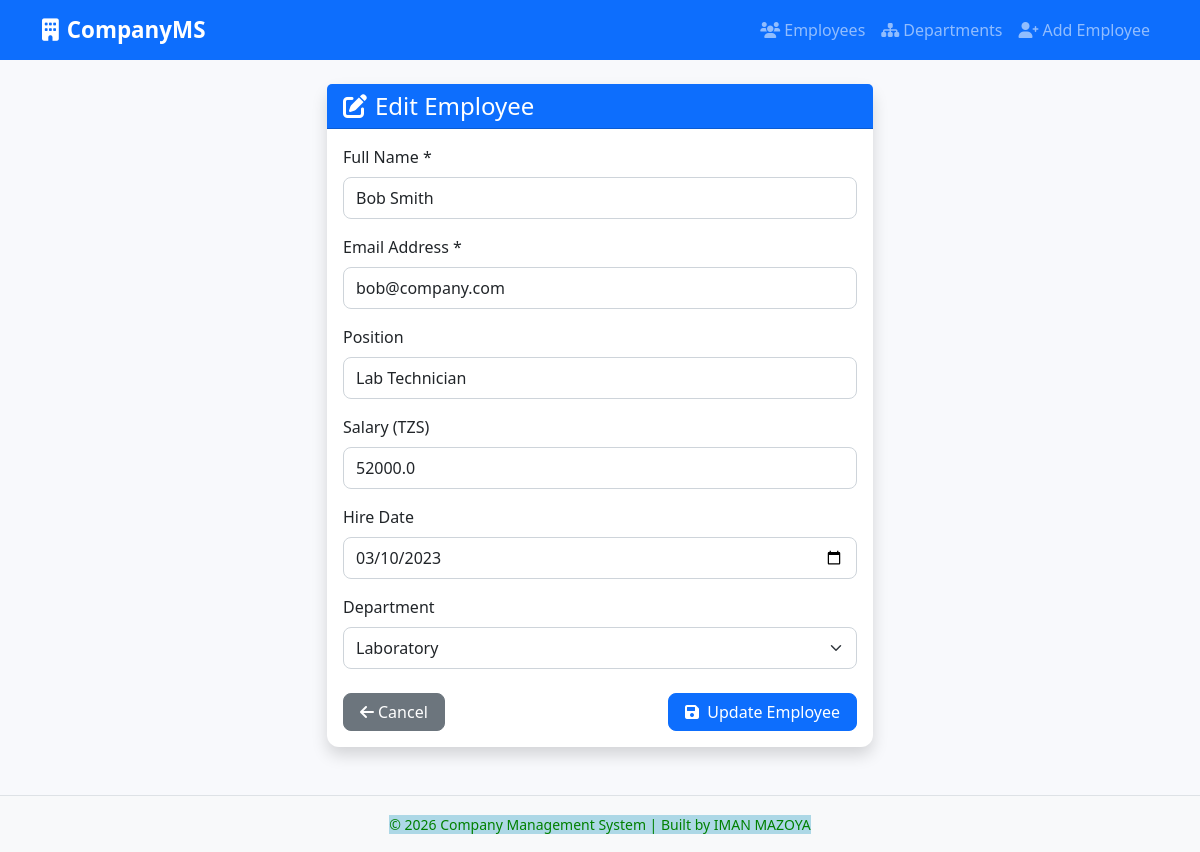
/employee/edit/2, run on the app's committed database.
### tables this page shows
CREATE TABLE employee (
            id INTEGER PRIMARY KEY AUTOINCREMENT,
            name TEXT NOT NULL,
            email TEXT NOT NULL UNIQUE,
            position TEXT,
            salary REAL,
            hire_date TEXT,
            department_id INTEGER,
            FOREIGN KEY (department_id) REFERENCES department (id) ON DELETE SET NULL
        );

CREATE TABLE department (
            id INTEGER PRIMARY KEY AUTOINCREMENT,
            name TEXT NOT NULL UNIQUE
        );

### app.py (the view, shortened to what this page needs)
@app.route('/employee/edit/<int:id>', methods=['GET', 'POST'])
def edit_employee(id):
    db = get_db()
    cursor = db.cursor()
    cursor.execute('SELECT * FROM employee WHERE id = ?', (id,))
    employee = cursor.fetchone()
    if not employee:
        flash('Employee not found!', 'error')
        return redirect(url_for('index'))
    cursor.execute('SELECT id, name FROM department ORDER BY name')
    departments = cursor.fetchall()
    return render_template('employee_form.html', departments=departments, employee=employee)

### app.py (called while the page is built)
def get_db():
    db = getattr(g, '_database', None)
    if db is None:
        db = g._database = sqlite3.connect(DATABASE)
        db.row_factory = sqlite3.Row  # Access columns by name
    return db

@app.teardown_appcontext
def close_connection(exception):
    db = getattr(g, '_database', None)
    if db is not None:
        db.close()

@app.before_request
def before_request():
    init_db()

### templates/employee_form.html (shortened to what this page needs)
{% extends "base.html" %}
{% block content %}
<div class="row justify-content-center">
    <div class="col-md-8 col-lg-6">
        <div class="card shadow">
            <div class="card-header bg-primary text-white">
                <h4 class="mb-0">
                    {% if employee %}
                        <i class="fas fa-edit me-2"></i>Edit Employee
                    {% else %}
                        <i class="fas fa-user-plus me-2"></i>Add New Employee
                    {% endif %}
                </h4>
            </div>
            <div class="card-body">
                <form method="POST">
                    <div class="mb-3">
                        <label for="name" class="form-label">Full Name *</label>
                        <input type="text" class="form-control" id="name" name="name"
                               value="{{ employee.name if employee else '' }}" required>
                    </div>
                    <div class="mb-3">
                        <label for="email" class="form-label">Email Address *</label>
                        <input type="email" class="form-control" id="email" name="email"
                               value="{{ employee.email if employee else '' }}" required>
                    </div>
                    <div class="mb-3">
                        <label for="position" class="form-label">Position</label>
                        <input type="text" class="form-control" id="position" name="position"
                               value="{{ employee.position if employee else '' }}">
                    </div>
                    <div class="mb-3">
                        <label for="Salary" class="form-label">Salary (TZS)</label>
                        <input type="number" step="0.01" class="form-control" id="salary" name="salary"
                               value="{{ employee.salary if employee else '' }}">
                    </div>
                    <div class="mb-3">
                        <label for="hire_date" class="form-label">Hire Date</label>
                        <input type="date" class="form-control" id="hire_date" name="hire_date"
                               value="{{ employee.hire_date if employee else '' }}">
                    </div>
                    <div class="mb-4">
                        <label for="department_id" class="form-label">Department</label>
                        <select class="form-select" id="department_id" name="department_id">
                            {% for dept in departments %}
                                <option value="{{ dept.id }}"
                                    {% if employee and employee.department_id == dept.id %}selected{% endif %}>
                                    {{ dept.name }}
                                </option>
                            {% endfor %}
                        </select>
                    </div>
                    <div class="d-flex justify-content-between">
                        <a href="{{ url_for('index') }}" class="btn btn-secondary">
                            <i class="fas fa-arrow-left me-1"></i>Cancel
                        </a>
                        <button type="submit" class="btn btn-primary">
                            <i class="fas fa-save me-1"></i>
                            {% if employee %}Update{% else %}Create{% endif %} Employee
                        </button>
                    </div>
                </form>
            </div>
        </div>
    </div>
</div>
{% endblock %}

### static/style.css (style rules this page uses)
:root { --primary-color: #0d6efd; --secondary-color: #6c757d; --success-color: #198754; --danger-color: #dc3545; }
body { background-color: #f8f9fc; font-family: 'Segoe UI', Tahoma, Geneva, Verdana, sans-serif; }
.card { border: none; border-radius: 12px; transition: transform 0.2s, box-shadow 0.2s; }
.btn { border-radius: 8px; padding: 6px 16px; font-weight: 500; transition: all 0.2s; }
.btn-primary { background-color: var(--primary-color); border-color: var(--primary-color); }
.form-control, .form-select { border-radius: 8px; border: 1px solid #ced4da; padding: 8px 12px; }

### data on the page
employee: name "Bob Smith", email "bob@company.com", position "Lab Technician", salary "52000.0", hire_date "03/10/2023", department_id "Laboratory"
